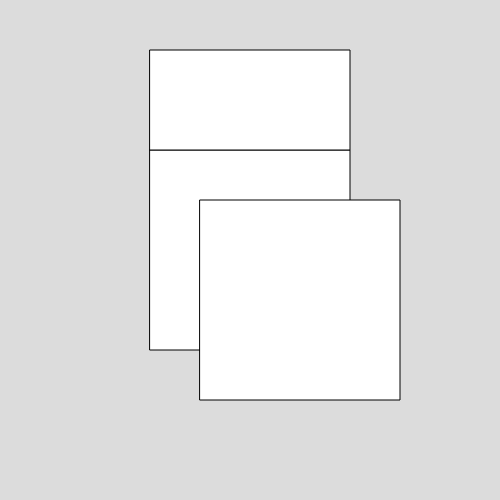
Frame 1 (no input)
Frame 60 (no input): identical to frame 1, image omitted
Frame 120 (the mouse pressed at the canvas centre since frame 60): identical to frame 1, image omitted

The p5.js sketch that drew this single still picture (run headless with seeded random() and noise() and a simulated clock; from frame 60 on, the mouse is pressed at the canvas centre):

// p5.js sketch
// ── sketch.js
function setup() {
	createCanvas(500, 500);
  }
  
  function draw() {
	background(220);
	rect(150, 150, 200, 200);
	rect(200, 200, 200, 200);
	rect(150, 50, 200, 100);

  }
